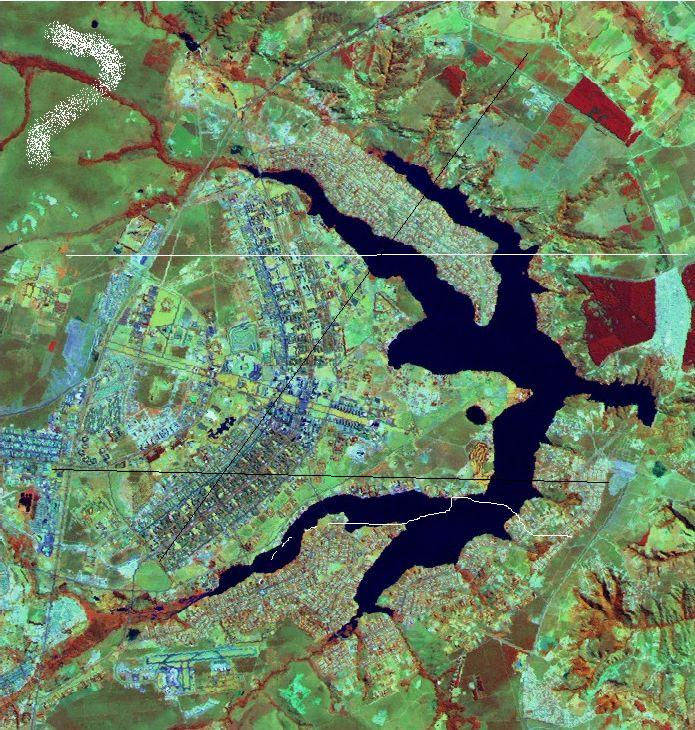
#> input picture images/test.jpg, 695 x 730 px, found by its file name
$ python growing_regions.py
#> lines starting #> are read from the running program, lines starting #| are printed output that depends on the picture; after the words box and inside, x2 and y2 are one past the last pixel; in counts of white or black regions, pixels touching at a corner belong together
### utils/common.py
import abc
class ConnectedPixel:

    def __init__(self) -> None:
        pass

    @property
    def storage(self):
        pass

    @abc.abstractmethod
    def determina_continuidade_no_root(self):
        pass

    @abc.abstractmethod
    def cria_ramo(self):
        pass

class ConnectedLimiar(ConnectedPixel):

    def __init__(self, point, root = None) -> None:
        self.point = point
        self.root = root
        if root is None:
            self.root = point

    @property
    def point_(self):
        return self.point

    def determina_continuidade_no_root(self, img_, thresh):
        (i, j), (p_i, p_j) = self.point, self.root
        if abs(int(img_[i, j]) - int(img_[p_i, p_j])) < thresh:
            return True
        return False

    def cria_ramo(self, dst, img_):
        return ConnectedLimiar(point=dst, root=self.point)


    def __repr__(self):
        return f'point: {self.point}, origin: {self.root}'

class WatershedLimiar(ConnectedPixel):

    # [5 lines left out: function __init__, not called in this run]

    @property
    def point_(self):
        return self.point

    # [5 lines left out: function determina_continuidade_no_root, not called in this run]

    def cria_ramo(self, dst, img_):
        return ConnectedLimiar(point=dst, root=self.point)


    def __repr__(self):
        return f'point: {self.point}, origin: {self.root}'

class MovingMeanLimiar(ConnectedPixel):

    # [6 lines left out: function __init__, not called in this run]

    @property
    def point_(self):
        return self.point

    # [5 lines left out: function determina_continuidade_no_root, not called in this run]

    def cria_ramo(self, dst, img):
        next_mean = self.current_mean + ((int(img[dst[0], dst[1]]) - self.current_mean)/(self.count + 1))
        return MovingMeanLimiar(point=dst, current_mean=next_mean, count=self.count + 1)


    def __repr__(self):
        return f'point: {self.point}, origin: {self.root}'


def determina_lista_pesquisa(pesquisados, i, j, nx, ny):
    y, x = pesquisados.shape[0], pesquisados.shape[1]
    lista = []
    for p in range(i-ny, i+ny+1):
        for q in range(j-nx, j+ny+1):
            if p == i and q == j:
                continue
            point = (max(min(y-1, p), 0), max(min(x-1, q), 0))
            lista.append([point, (i, j)])
    return lista

### utils/growing_regions.py
from common import ConnectedLimiar, ConnectedPixel, MovingMeanLimiar
from common import determina_lista_pesquisa
import numpy as np
import matplotlib.pyplot as plt
import cv2 as cv
import imutils

def bfs_factory(img_: np.ndarray, thresh: int, color: tuple, neighboor_size: tuple = (3,3)):
    cp = img_.copy()
    pesquisados = np.zeros(cp.shape)
    def bfs(start_point: ConnectedPixel,
            img: np.ndarray = cp,
            pesquisados: np.ndarray = pesquisados,
            neighboor_size: tuple = neighboor_size,
            thresh: int = thresh,
            color: int = color, i_=0):
        queue: list[ConnectedPixel] = [start_point]
        while True:
            try:
                (i, j) = queue[0].point_
            except IndexError:
                return img
            if pesquisados.sum() == pesquisados.shape[0] * pesquisados.shape[1]:
                return img
            eh_continuo = queue[0].determina_continuidade_no_root(img_, thresh)
            if pesquisados[i, j] :
                queue.pop(0)
                i_ += 1
                continue
            pesquisados[i][j] = 1
            if not eh_continuo:
                queue.pop(0)
                i_ += 1
                continue
            img[i,j] = color
            for point, root in determina_lista_pesquisa(pesquisados, i, j, neighboor_size[1], neighboor_size[0]):
                if not pesquisados[point[0], point[1]]:
                    queue.append(queue[0].cria_ramo(point, img_))
            queue.pop(0)
            if len(queue) != 0:
                i_ += 1
                continue
            return img

    def get():
        return cp

    return bfs, get

if __name__ == '__main__':
    img = cv.imread('images/test.jpg', 0)
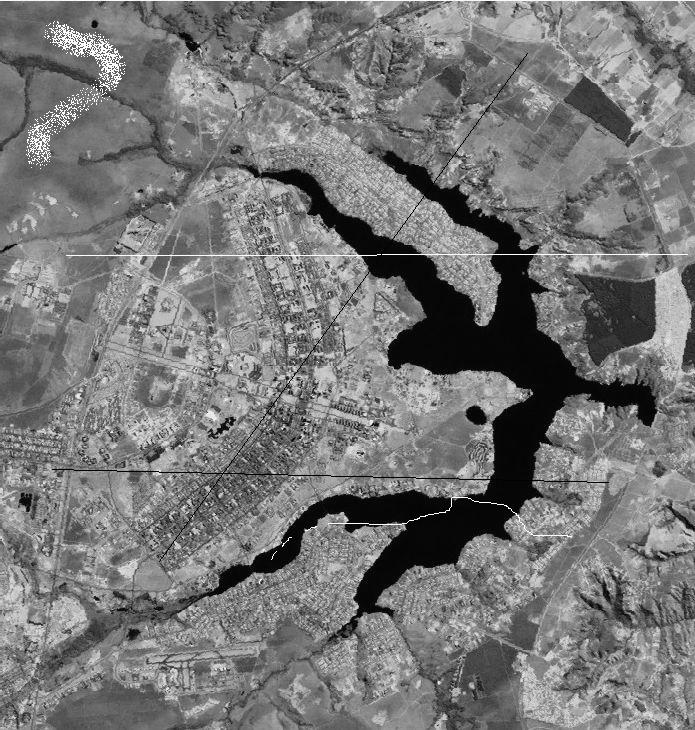
#> img: shape (730, 695); min 0, max 255, mean 118.8
    img_ = imutils.resize(img, width=200)
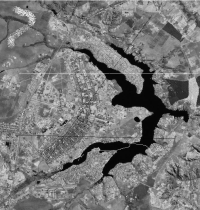
#> img_: shape (210, 200); min 4, max 230, mean 118.8
    img_ = cv.medianBlur(img_, 3)
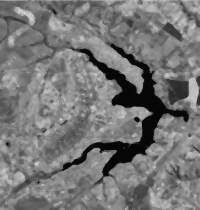
#> img_: shape (210, 200); min 5, max 213, mean 118.4
    bfs, get = bfs_factory(img_, 20, 255, (1, 1))

    # start_point = MovingMeanLimiar(point=(104, 148), current_mean=img_[2*52, 2*74])
    start_point = ConnectedLimiar((104, 148))
    cp = bfs(start_point)
#> after the loop in bfs, `while True:`:
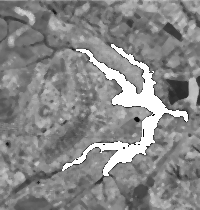
#> img: shape (210, 200); min 6, max 255, mean 136.7
#> after the loop in bfs, `while True:`:
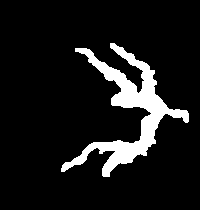
#> pesquisados: shape (210, 200) float64; values 0 (black) and 1 (white), 9.9% white; 1 white region, box (x1, y1, x2, y2) and area: (61, 43, 189, 177) 4156
#> after the loop in bfs, `while True:`: i_ = 13068; queue = []
    _, cp = cv.threshold(cp, 254, 255, cv.THRESH_BINARY)
    cv.imwrite("images/gr_thresh_1x1.png", cp)
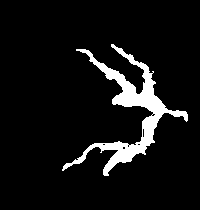
#> saved as gr_thresh_1x1.png: shape (210, 200); 7.4% white; 1 white region, box (x1, y1, x2, y2) and area: (62, 44, 188, 176) 3112
    # plt.imshow(bin, cmap='gray')
    plt.imshow(cp, cmap='gray')
    plt.show()
